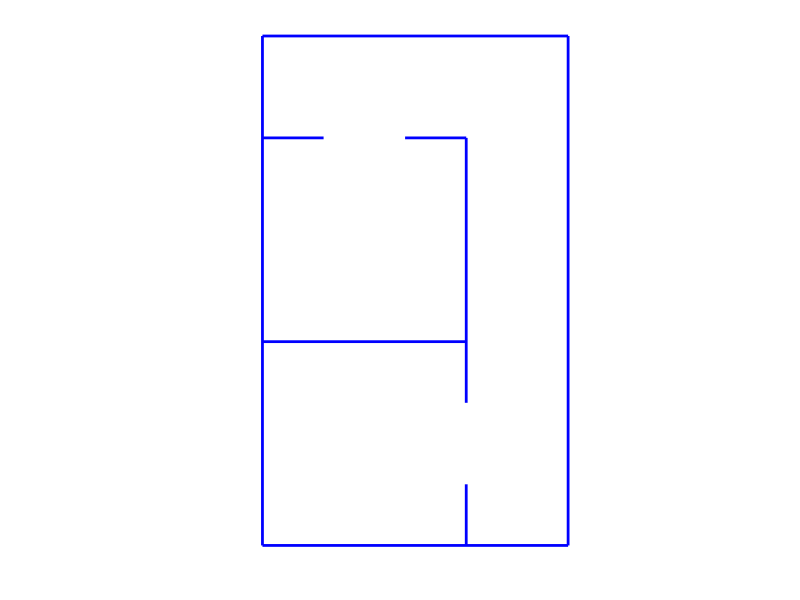

Reproduce this figure in MATLAB. (Note: this script raises an error after producing the figure.)
function MapConfiguration
% This function is a temporal function used for development
% Codes here has been integrated to "Pacman.m"

%clc,clear;
myAxes1 = axes('Units','normalized','Position',[0 0.04 1 0.90],...                                            
    'XLim',[-3 30],'YLim',[-3 50]); 
hold(myAxes1,'on');
axis(myAxes1,'off','equal');
m = 50 ; n = m * 0.6; %n=30
wall = [0,0; n,0; n,m; 0,m; 0,0; NaN,NaN;       ...
    0,0.4*m; 0.4*m,0.4*m; NaN,NaN;                            ...
    0,0.8*m; 0.12*m,0.8*m; NaN,NaN;  0.28*m,0.8*m; 0.4*m,0.8*m; NaN,NaN;   ...
    0.4*m,0.8*m; 0.4*m,0.28*m; NaN,NaN; 0.4*m,0.12*m; 0.4*m,0 ;  NaN,NaN   ]';
allWallsPlot = plot(myAxes1,wall(1,:),wall(2,:),'b-','LineWidth',2);    % plot all walls
hold(myAxes1,'on')
axis(myAxes1,'off','equal')

%% Coins & Directions
MAP = map(m);
k=1;
for i = 1 : m
    for j = 1 : n
        if MAP(i,j) == 0
            coins.data(:,k) = [j ,1+m-i];          
            k = k + 1;
        end
    end
end
%coins.data(:,k) = [1,1];    k = k+1;
coins.data = coins.data';
coins.originalData = coins.data;
coins.plot = plot(coins.data(:,1),coins.data(:,2),'.','Color',[255 185 151]/255,'MarkerSize',7); % plot all coins

